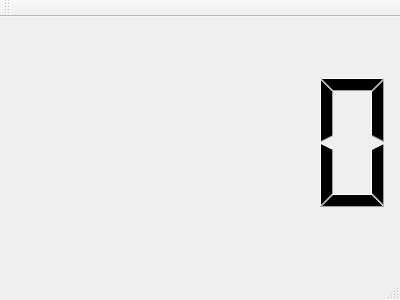
<?xml version="1.0" encoding="UTF-8"?>
<ui version="4.0">
 <class>MainWindow</class>
 <widget class="QMainWindow" name="MainWindow">
  <property name="geometry">
   <rect>
    <x>0</x>
    <y>0</y>
    <width>400</width>
    <height>300</height>
   </rect>
  </property>
  <property name="baseSize">
   <size>
    <width>0</width>
    <height>0</height>
   </size>
  </property>
  <property name="windowTitle">
   <string>Fancy Clock</string>
  </property>
  <widget class="QWidget" name="centralWidget">
   <widget class="QLCDNumber" name="lcdNumber">
    <property name="geometry">
     <rect>
      <x>0</x>
      <y>0</y>
      <width>401</width>
      <height>251</height>
     </rect>
    </property>
    <property name="layoutDirection">
     <enum>Qt::LeftToRight</enum>
    </property>
    <property name="autoFillBackground">
     <bool>true</bool>
    </property>
    <property name="frameShape">
     <enum>QFrame::NoFrame</enum>
    </property>
   </widget>
  </widget>
  <widget class="QMenuBar" name="menuBar">
   <property name="geometry">
    <rect>
     <x>0</x>
     <y>0</y>
     <width>400</width>
     <height>21</height>
    </rect>
   </property>
  </widget>
  <widget class="QToolBar" name="mainToolBar">
   <attribute name="toolBarArea">
    <enum>TopToolBarArea</enum>
   </attribute>
   <attribute name="toolBarBreak">
    <bool>false</bool>
   </attribute>
  </widget>
  <widget class="QStatusBar" name="statusBar"/>
 </widget>
 <layoutdefault spacing="6" margin="11"/>
 <resources/>
 <connections/>
</ui>
